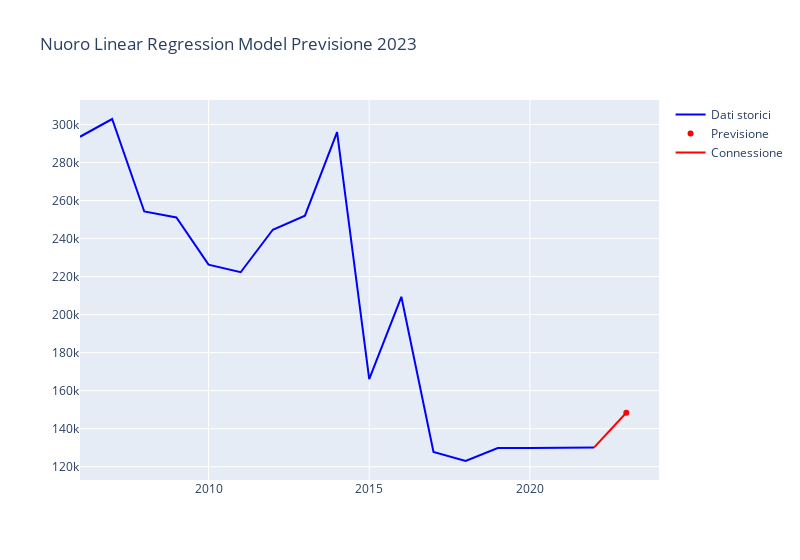

Notebook code for this chart:
### Code cell
#plot the graph
data = [trace1, trace2, trace3]
layout = go.Layout(title='Nuoro Linear Regression Model Previsione 2023',
                   width = 800,
                   )
fig = go.Figure(data=data, layout=layout)


fig.show()

### Figure 1 — Plotly figure (JSON) as saved in the notebook; plotly's stock layout.template omitted (floating-point values rounded to 4 significant figures)
{"data": [{"marker": {"color": "blue"}, "mode": "lines", "name": "Dati storici", "type": "scatter", "x": [2006, 2007, 2008, 2009, 2010, 2011, 2012, 2013, 2014, 2015, 2016, 2017, 2018, 2019, 2020, 2021, 2022], "y": [293550, 302887, 254254, 251100, 226272, 222296, 244631, 252032, 295962, 166039, 209382, 127709, 123008, 129782, 129782, 129782, 130163]}, {"marker": {"color": "red"}, "mode": "markers", "name": "Previsione", "type": "scatter", "x": [2023], "y": [148400.0]}, {"marker": {"color": "red"}, "mode": "lines", "name": "Connessione", "type": "scatter", "x": [2022, 2023], "y": [130163, 148400.0]}], "layout": {"title": {"text": "Nuoro Linear Regression Model Previsione 2023"}, "width": 800}}
